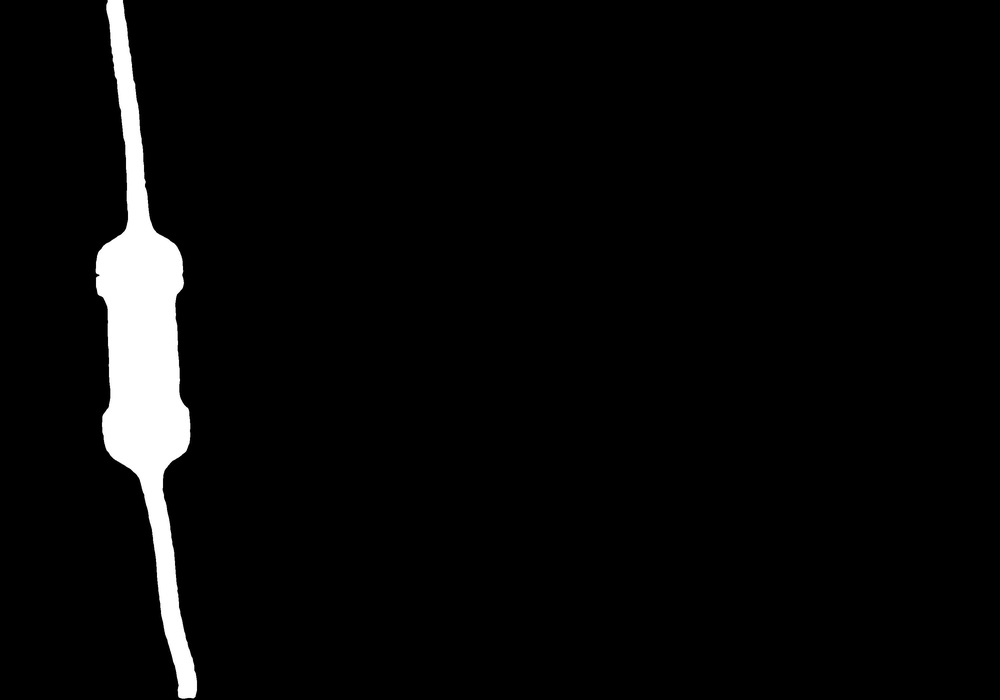
#> input picture mask_image.jpeg, 1000 x 700 px, shrunk from 3000 x 2100 before the run
$ python edge_detection.py
#> lines starting #> are read from the running program, lines starting #| are printed output that depends on the picture; after the words box and inside, x2 and y2 are one past the last pixel; in counts of white or black regions, pixels touching at a corner belong together
import cv2
import math
import numpy as np

# Read the image
#image = cv2.imread('single_resistor.jpg')
#image = cv2.imread('resistor.png')
#image = cv2.imread('challengingresist.png')
image = cv2.imread('mask_image.jpeg')
#> image is the input picture: shape (700, 1000, 3); min 0, max 255, mean 9.6

brightness_factor = 1.5 # Adjust as needed
hsv = cv2.cvtColor(image, cv2.COLOR_BGR2HSV)
#> hsv: shape (700, 1000, 3); mean H, S, V 0, 0, 9.6
hsv[:, :, 2] = np.clip(hsv[:, :, 2] * brightness_factor, 0, 255)
#> hsv: shape (700, 1000, 3); mean H, S, V 0, 0, 9.7
brightened_image = cv2.cvtColor(hsv, cv2.COLOR_HSV2BGR)

# Convert to grayscale
gray = cv2.cvtColor(image, cv2.COLOR_BGR2GRAY)

# Apply Gaussian blur
blurred = cv2.GaussianBlur(gray, (5, 5), 0)

# Apply Canny edge detector
edges = cv2.Canny(blurred, 10, 150)
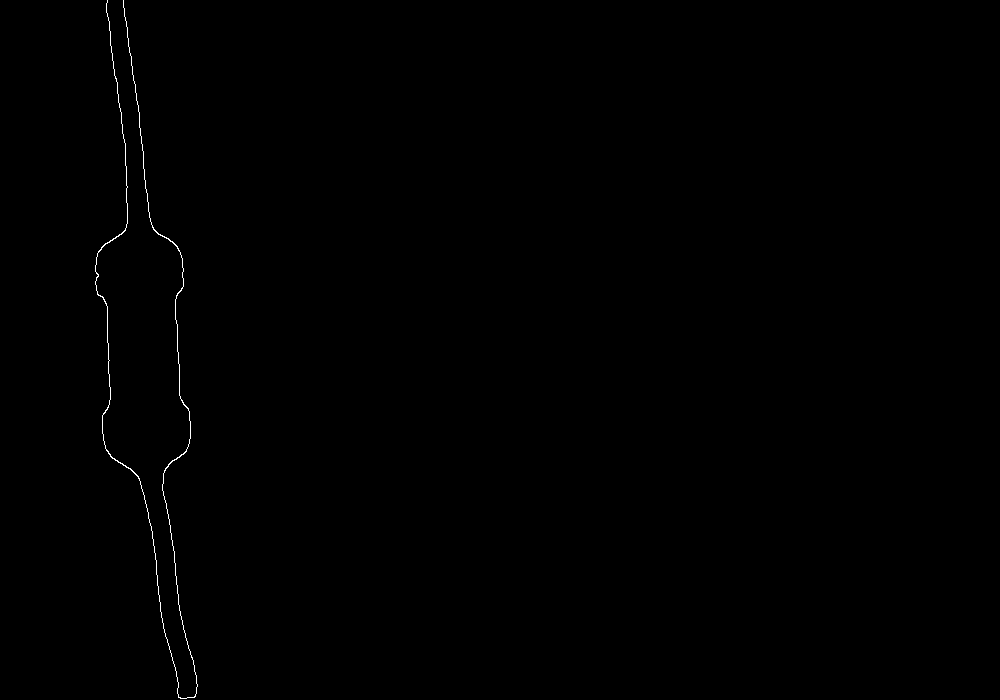
#> edges: shape (700, 1000); 0.22% white in thin lines or dots, all inside (x1, y1, x2, y2) = (95, 0, 198, 699)

# Display the original and edges images
cv2.imshow('Original Image', image)
cv2.imshow('Brightened Image', brightened_image)
cv2.imshow('Edges', edges)
cv2.waitKey(0)
cv2.destroyAllWindows()

# Assuming 'edges' is the result of edge detection
contours, _ = cv2.findContours(edges, cv2.RETR_EXTERNAL, cv2.CHAIN_APPROX_SIMPLE)
#> contours = 1 contour; box (x1, y1, x2, y2) and area: (95, 0, 198, 699) 120

# Filter contours based on minimum area (you may adjust this threshold)
min_contour_area = 100  # Adjust as needed
valid_contours = [contour for contour in contours if cv2.contourArea(contour) > min_contour_area]
#> valid_contours has the same summary as contours

# Check if there are valid contours
if valid_contours:
    # Select the contour with the maximum area
    selected_contour = max(valid_contours, key=cv2.contourArea)
#> selected_contour = contour of 912 points, box (x1, y1, x2, y2) (95, 0, 198, 699), area 120

    # Fit a bounding rectangle around the contour
    rect = cv2.minAreaRect(selected_contour)
#> rect = ((142.3, 349.2), (88.64, 700.9), -2.62)

    # Get the angle of the major axis of the bounding rectangle
    angle = rect[2]
#> angle = -2.62

    # Assuming 'image' is the original image
    x, y, w, h = cv2.boundingRect(selected_contour)
#> x = 95; y = 0; w = 103; h = 699

    # Ensure the angle is in the range [0, 180)
    angle = angle % 180
#> angle = 177.4

    # Rotate the image without cropping
    # Pad the image before rotation
    (h, w) = brightened_image.shape[:2]
#> h = 700; w = 1000
    max_dim = int(max(h, w) * np.sqrt(2))  # Ensure enough space for rotation
#> max_dim = 1414
    padded_image = np.full((max_dim, max_dim, 3), 255, dtype=np.uint8)
    x_offset = (max_dim - w) // 2
#> x_offset = 207
    y_offset = (max_dim - h) // 2
#> y_offset = 357
    padded_image[y_offset:y_offset + h, x_offset:x_offset + w] = brightened_image
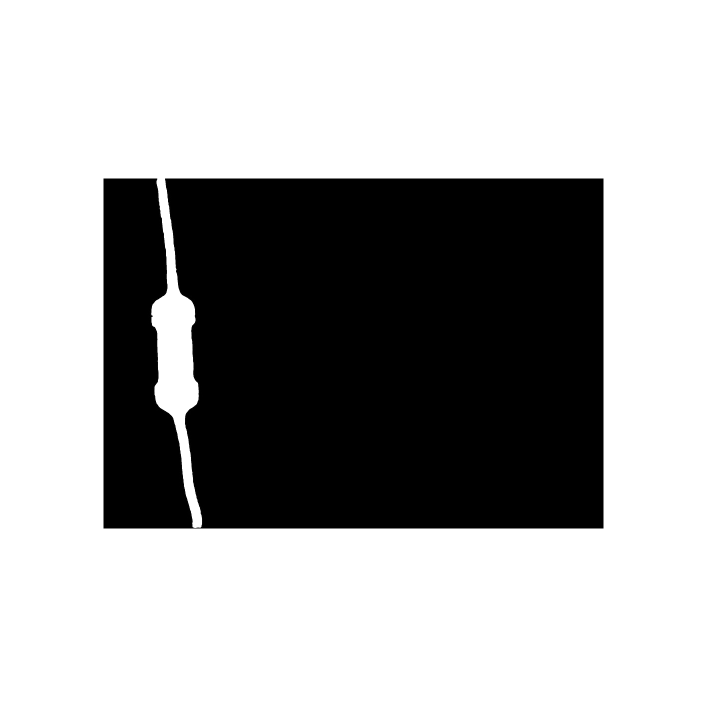
#> padded_image: shape (1414, 1414, 3) (shown at 1/2 size); min 0, max 255, mean 169.1

    # Rotate the padded image
    center = (max_dim // 2, max_dim // 2)
#> center = (707, 707)
    rotation_matrix = cv2.getRotationMatrix2D(center, angle, 1)
#> rotation_matrix = [[-0.999, 0.0457, 1380.9], [-0.0457, -0.999, 1445.6]]
    rotated_image = cv2.warpAffine(padded_image, rotation_matrix, (max_dim, max_dim), flags=cv2.INTER_LINEAR, borderMode=cv2.BORDER_CONSTANT, borderValue=(255, 255, 255))
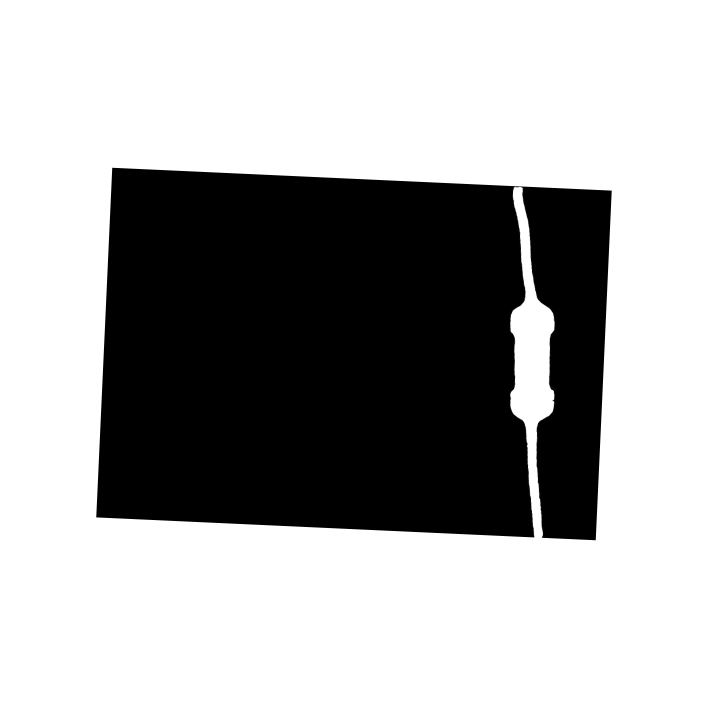
#> rotated_image: shape (1414, 1414, 3) (shown at 1/2 size); min 0, max 255, mean 169.1


    # This i for cropping
    # Crop the original image based on the bounding box of the selected contour
    #resistor_region = image[y:y+h, x:x+w]

    # Find contours in the rotated image
    rotated_contours, _ = cv2.findContours(edges, cv2.RETR_EXTERNAL, cv2.CHAIN_APPROX_SIMPLE)
#> rotated_contours has the same summary as contours
    rotated_min_contour_area = 100  # Adjust as needed
    rotated_valid_contours = [contour for contour in rotated_contours if cv2.contourArea(contour) > rotated_min_contour_area]
#> rotated_valid_contours has the same summary as contours

    # Check if there are valid contours in the rotated image
    if rotated_valid_contours:
        # Select the contour with the maximum area in the rotated image
        rotated_selected_contour = max(rotated_valid_contours, key=cv2.contourArea)
#> rotated_selected_contour has the same summary as selected_contour

        # Get the bounding box of the rotated resistor region
        rotated_x, rotated_y, rotated_w, rotated_h = cv2.boundingRect(rotated_selected_contour)
#> rotated_x = 95; rotated_y = 0; rotated_w = 103; rotated_h = 699

        # Crop the rotated image to the resistor region
        cropped_rotated_image = rotated_image[rotated_y:rotated_y + rotated_h, rotated_x:rotated_x + rotated_w]
#> cropped_rotated_image: shape (699, 103, 3); every value is 255

        # Display the original, padded, rotated, and cropped rotated images
        cv2.imshow('Original Image', brightened_image)
        cv2.imshow('Padded Image', padded_image)
        cv2.imshow('Rotated Image', rotated_image)
        cv2.imshow('Cropped Rotated Image', cropped_rotated_image)
        cv2.waitKey(0)
        cv2.destroyAllWindows()

        # Convert to grayscale
        gray = cv2.cvtColor(rotated_image, cv2.COLOR_BGR2GRAY)
#> gray: shape (1414, 1414)

        # Apply Gaussian blur
        blurred_rotated = cv2.GaussianBlur(gray, (5, 5), 0)

        # Apply Canny edge detector
        edges_rotated = cv2.Canny(blurred_rotated, 10, 150)
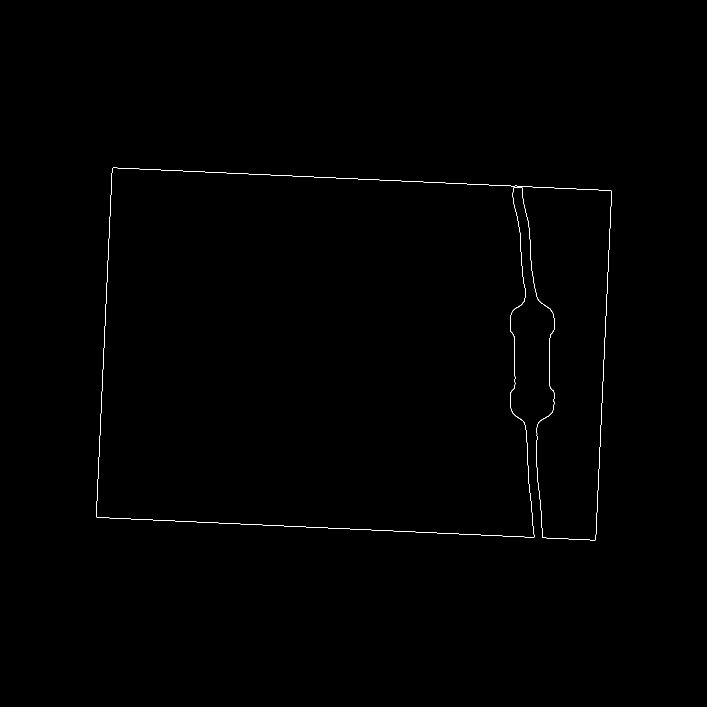
#> edges_rotated: shape (1414, 1414) (shown at 1/2 size); 0.25% white in thin lines or dots, all inside (x1, y1, x2, y2) = (192, 335, 1224, 1081)

        cv2.imshow('Edges Rotated', edges_rotated)
        cv2.waitKey(0)
        cv2.destroyAllWindows()

    else:
        print("No valid contours found in the rotated image.")

    # Rotate the resistor region
    #rotation_matrix = cv2.getRotationMatrix2D((w/2, h/2), angle, 1)
    #rotated_resistor = cv2.warpAffine(resistor_region, rotation_matrix, (w, h))
    #rotated_resistor = cv2.warpAffine(resistor_region, rotation_matrix, (w, h), borderMode=cv2.BORDER_CONSTANT, borderValue=(255, 255, 255))


    # Now 'selected_contour' corresponds to the resistor,
    # 'resistor_region' is the cropped image, and 'rotated_resistor' is the rotated image
else:
    print("No valid contours found.")

cv2.imshow('Original Image', image)
cv2.imshow('Resistor Region', cropped_rotated_image)
cv2.imshow('Padded Image', padded_image)
cv2.imshow('Rotated Resistor', rotated_image)
cv2.waitKey(0)
cv2.destroyAllWindows()
